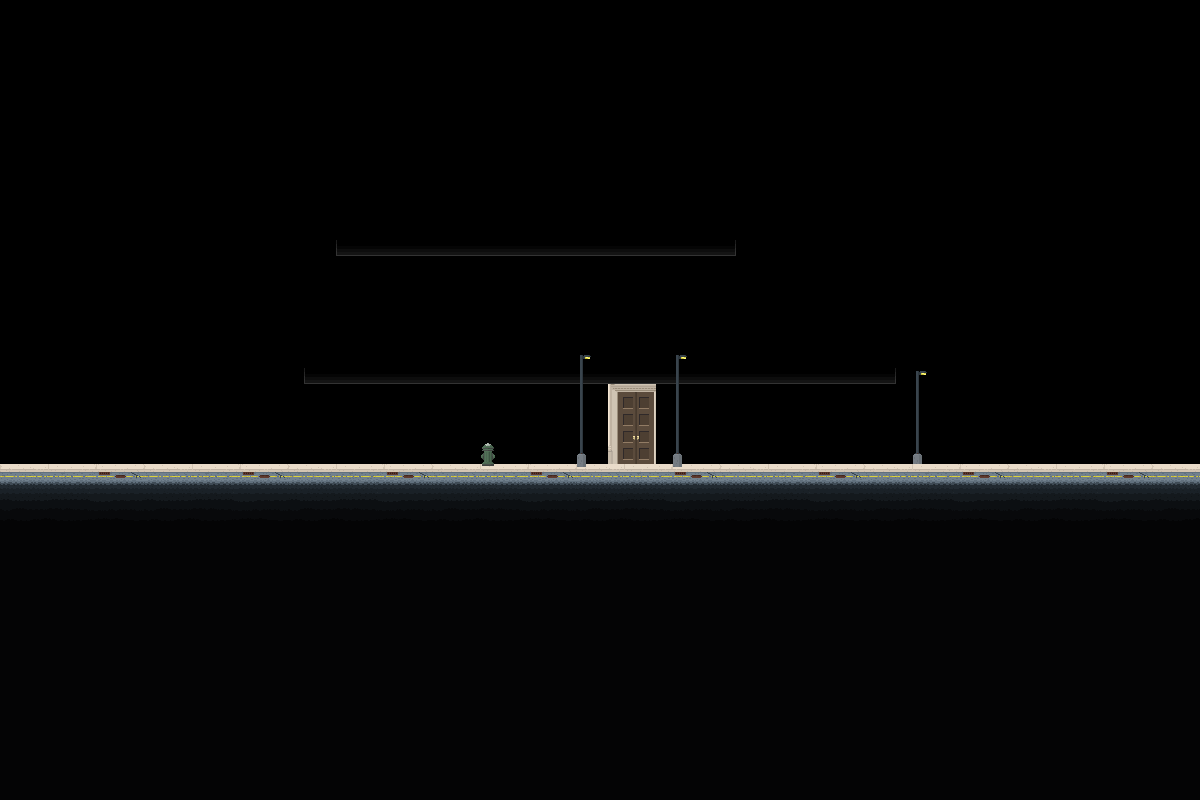

This is a level from a 2D game, rendered from its Tiled map with the project's own tilesets. A one-line summary and the map file follow, with tile-layer data summarised:
An orthogonal 75x50 tile map with 16x16 px tiles, 6 tile layers (bg1, bg2, ground, ledge, ...) and 41 objects (17x 31, 3x 30, 2, 3, 4, ...).

<map version="1.0" orientation="orthogonal" renderorder="right-down" width="75" height="50" tilewidth="16" tileheight="16" nextobjectid="55">
 <properties>
  <property name="ambient" value="DAYNIGHT" />
  <property name="bg" value="main" />
  <property name="bgm day" value="Second Day" />
  <property name="bgm night" value="Second Day" />
  <property name="name" value="Church" />
  <property name="next" value="Tha Hood" />
  <property name="nextWarp" value="2" />
  <property name="prevWarp" value="4" />
  <property name="previous" value="Business District" />
  <property name="spawners" value="false" />
 </properties>
 <tileset firstgid="1" name="Tiledtest" tilewidth="16" tileheight="16" tilecount="7200">
  <image source="tilesets/residential.png" width="1152" height="1608" />
  <tile id="0">
   <properties>
    <property name="type" value="concrete" />
   </properties>
  </tile>
  <tile id="1">
   <properties>
    <property name="type" value="concrete" />
   </properties>
  </tile>
  <tile id="2">
   <properties>
    <property name="type" value="concrete" />
   </properties>
  </tile>
  <tile id="3">
   <properties>
    <property name="type" value="concrete" />
   </properties>
  </tile>
  <tile id="4">
   <properties>
    <property name="type" value="concrete" />
   </properties>
  </tile>
  <tile id="5">
   <properties>
    <property name="type" value="concrete" />
   </properties>
  </tile>
  <tile id="6">
   <properties>
    <property name="type" value="concrete" />
   </properties>
  </tile>
  <tile id="7">
   <properties>
    <property name="type" value="concrete" />
   </properties>
  </tile>
  <tile id="8">
   <properties>
    <property name="type" value="concrete" />
   </properties>
  </tile>
  <tile id="10">
   <properties>
    <property name="light" value="street" />
   </properties>
  </tile>
  <tile id="72">
   <properties>
    <property name="type" value="concrete" />
   </properties>
  </tile>
  <tile id="73">
   <properties>
    <property name="type" value="concrete" />
   </properties>
  </tile>
  <tile id="74">
   <properties>
    <property name="type" value="concrete" />
   </properties>
  </tile>
  <tile id="75">
   <properties>
    <property name="type" value="concrete" />
   </properties>
  </tile>
  <tile id="76">
   <properties>
    <property name="type" value="concrete" />
   </properties>
  </tile>
  <tile id="77">
   <properties>
    <property name="type" value="concrete" />
   </properties>
  </tile>
  <tile id="78">
   <properties>
    <property name="type" value="concrete" />
   </properties>
  </tile>
  <tile id="79">
   <properties>
    <property name="type" value="concrete" />
   </properties>
  </tile>
  <tile id="80">
   <properties>
    <property name="type" value="concrete" />
   </properties>
  </tile>
  <tile id="144">
   <properties>
    <property name="type" value="concrete" />
   </properties>
  </tile>
  <tile id="145">
   <properties>
    <property name="type" value="concrete" />
   </properties>
  </tile>
  <tile id="146">
   <properties>
    <property name="type" value="concrete" />
   </properties>
  </tile>
  <tile id="147">
   <properties>
    <property name="type" value="concrete" />
   </properties>
  </tile>
  <tile id="148">
   <properties>
    <property name="type" value="concrete" />
   </properties>
  </tile>
  <tile id="149">
   <properties>
    <property name="type" value="concrete" />
   </properties>
  </tile>
  <tile id="150">
   <properties>
    <property name="type" value="concrete" />
   </properties>
  </tile>
  <tile id="151">
   <properties>
    <property name="type" value="concrete" />
   </properties>
  </tile>
  <tile id="152">
   <properties>
    <property name="type" value="concrete" />
   </properties>
  </tile>
 </tileset>
 <layer name="bg1" width="75" height="50">
  <data>[3750 cells, 18 non-empty, 18 distinct tile ids]</data>
 </layer>
 <layer name="bg2" width="75" height="50">
  <data>[3750 cells, 0 non-empty, 0 distinct tile ids]</data>
 </layer>
 <layer name="ground" width="75" height="50">
  <data>[3750 cells, 1575 non-empty, 63 distinct tile ids]</data>
 </layer>
 <layer name="ledge" width="75" height="50">
  <data>[3750 cells, 62 non-empty, 3 distinct tile ids]</data>
 </layer>
 <layer name="objects" width="75" height="50">
  <data>[3750 cells, 3 non-empty, 3 distinct tile ids]</data>
 </layer>
 <layer name="fg" width="75" height="50">
  <data>[3750 cells, 22 non-empty, 7 distinct tile ids]</data>
 </layer>
 <objectgroup name="entities">
  <object id="2" x="384" y="224" width="16" height="16">
   <properties>
    <property name="spawn" value="" />
   </properties>
  </object>
  <object id="4" name="2" x="464" y="448" width="16" height="16">
   <properties>
    <property name="ID" value="95" />
    <property name="NPC" value="femaleplayer2" />
    <property name="layer" value="front" />
    <property name="name" value="YourGirl" />
    <property name="script" value="actionTest" />
    <property name="state" value="DANCING" />
   </properties>
  </object>
  <object id="5" name="3" x="528" y="448" width="16" height="16">
   <properties>
    <property name="ID" value="96" />
    <property name="NPC" value="gangster2" />
    <property name="layer" value="front" />
    <property name="name" value="TEST3" />
    <property name="script" value="actionTest" />
    <property name="state" value="FACEPLAYER" />
   </properties>
  </object>
  <object id="6" name="4" x="528" y="352" width="16" height="16">
   <properties>
    <property name="ID" value="85" />
    <property name="NPC" value="girlfriend1" />
    <property name="layer" value="front" />
    <property name="name" value="TEST" />
    <property name="script" value="actionTest" />
    <property name="state" value="FACEPLAYER" />
   </properties>
  </object>
  <object id="7" name="8" x="560" y="352" width="16" height="16">
   <properties>
    <property name="ID" value="86" />
    <property name="NPC" value="girlfriend2" />
    <property name="layer" value="front" />
    <property name="name" value="TEST" />
    <property name="script" value="actionTest" />
    <property name="state" value="FACEPLAYER" />
   </properties>
  </object>
  <object id="8" name="11" x="624" y="352" width="16" height="16">
   <properties>
    <property name="ID" value="88" />
    <property name="NPC" value="girlfriend3" />
    <property name="layer" value="front" />
    <property name="name" value="TEST" />
    <property name="script" value="actionTest" />
    <property name="state" value="FACEPLAYER" />
   </properties>
  </object>
  <object id="9" name="14" x="656" y="352" width="16" height="16">
   <properties>
    <property name="ID" value="89" />
    <property name="NPC" value="narrator1" />
    <property name="layer" value="front" />
    <property name="name" value="TEST" />
    <property name="script" value="actionTest" />
    <property name="state" value="FACEPLAYER" />
   </properties>
  </object>
  <object id="10" name="16" x="688" y="352" width="16" height="16">
   <properties>
    <property name="ID" value="90" />
    <property name="NPC" value="oldlady1" />
    <property name="layer" value="front" />
    <property name="name" value="TEST" />
    <property name="script" value="actionTest" />
    <property name="state" value="FACEPLAYER" />
   </properties>
  </object>
  <object id="11" name="18" x="720" y="352" width="16" height="16">
   <properties>
    <property name="ID" value="91" />
    <property name="NPC" value="richguy" />
    <property name="layer" value="front" />
    <property name="name" value="TEST" />
    <property name="script" value="actionTest" />
    <property name="state" value="FACEPLAYER" />
   </properties>
  </object>
  </objectgroup>
</map>
<!-- 32 of 41 objects omitted -->
